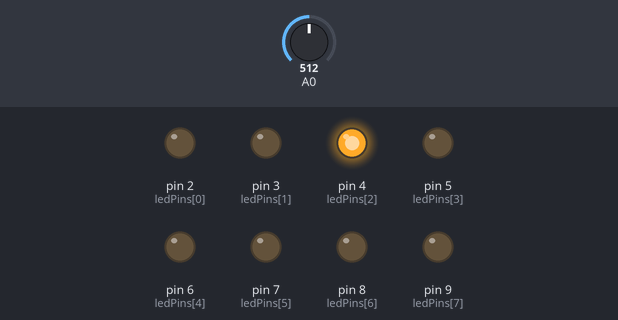
Recording of a sketch running on a simulated Arduino Uno, built with avr-gcc and run on an emulated ATmega328P. Parts: output pins drawn as LEDs (lit = HIGH). Dashed ring = blinking. The test bench sets the inputs (shaded band); at power-on: A0 = 512.

Above: at 1.3 s.
1.4 s: A0 set to 0
At 2.7 s:
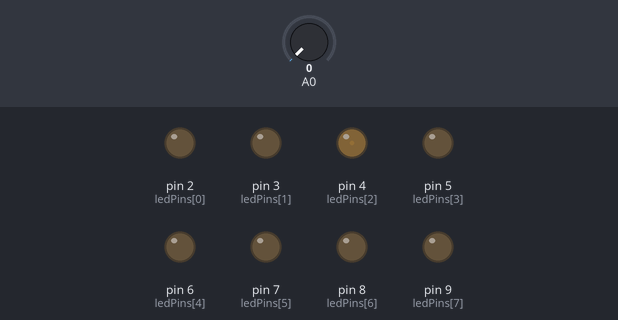
3.0 s: A0 set to 18
At 4.2 s:
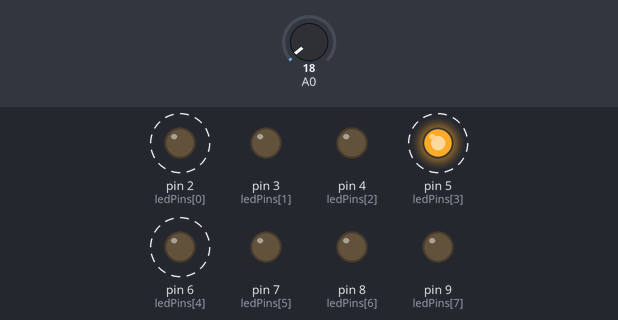
6.1 s: A0 set to 122
At 6.54 s:
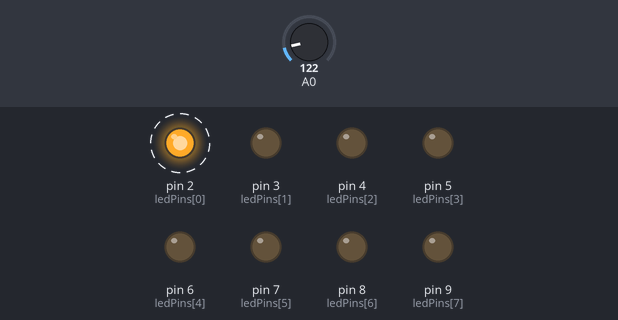
9.2 s: A0 set to 306
At 10.05 s:
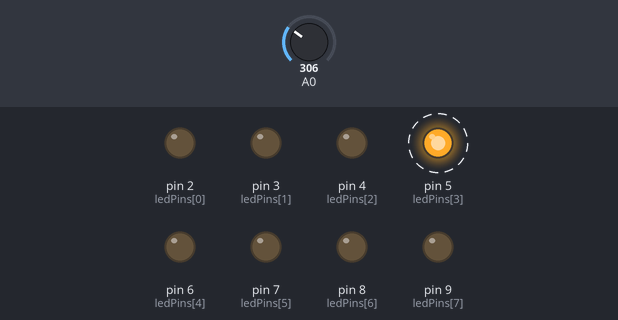
12.3 s: A0 set to 511
At 12.7 s:
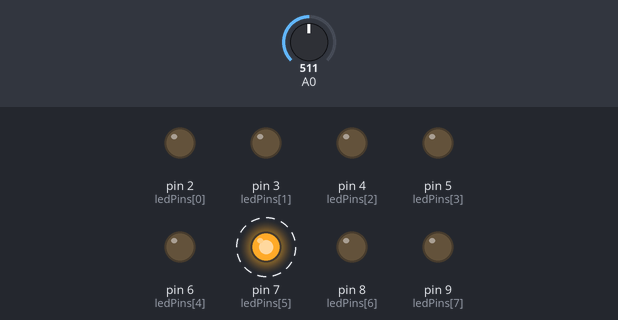
Timing chart, 0 to 16.4 s (numbered marks = the images above; inputs shaded):
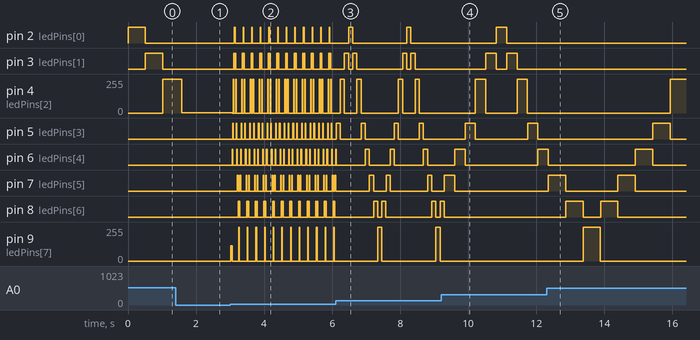

The sketch:

potentiometer_controlled_flashing_leds.ino
```cpp
// Constants
const int ledPins[8] = {2, 3, 4, 5, 6, 7, 8, 9};

// Variables
int analogVal;
int i = 0;
bool reverse = false;

void setup()
{
  for (int i = 0; i < 8; i++) pinMode(ledPins[i], OUTPUT);
}

void loop()
{
  if (i == 0) reverse = false;
  if (i == 7) reverse = true;

  analogVal = analogRead(A0);

  digitalWrite(ledPins[i], HIGH);
  delay(analogVal);
  digitalWrite(ledPins[i], LOW);

  reverse ? --i : ++i;
}
```

Measured:
- after the input at 1.4 s, pin 4 (ledPins[2]): 255/255 → 2/255 after 0.18 s; pin 5 (ledPins[3]): stays LOW (without the input it goes to HIGH after 0.14 s); pin 6 (ledPins[4]): stays LOW (without the input it goes to HIGH after 0.65 s); pin 7 (ledPins[5]): stays LOW (without the input it goes to HIGH after 1.2 s)
- after the input at 3.0 s, pin 2 (ledPins[0]): alternates HIGH for 0.02 s and LOW for 0.24 s, starting after 0.13 s; pin 3 (ledPins[1]): LOW → HIGH after 0.11 s, then repeats every 0.25 s: LOW 0.02 s, HIGH 0.02 s, LOW 0.20 s, HIGH 0.02 s
- after the input at 6.1 s, pin 2 (ledPins[0]): alternates HIGH for 0.12 s and LOW for 1.6 s, starting after 0.38 s; pin 9 (ledPins[7]): alternates 255/255 for 0.12 s and 0/255 for 1.6 s, starting after 1.2 s
- after the input at 9.2 s, pin 8 (ledPins[6]): goes on until 9.3 s, then stays LOW; pin 9 (ledPins[7]): stays 0/255 (without the input it goes to 255/255 after 1.6 s)
- after the input at 12.3 s, pin 2 (ledPins[0]): stays LOW (without the input it goes to HIGH after 2.8 s); pin 3 (ledPins[1]): stops changing and stays LOW
